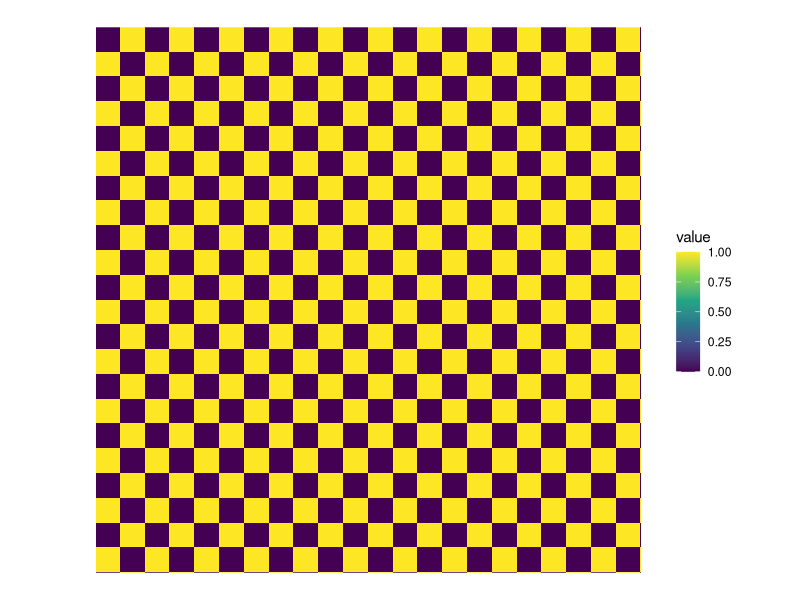

Generate this figure with R:
##### Simulate structured landscapes #####
# Script Initiated: May 22, 2025
# By: J Melanson
# Goal: Simulate landscapes with (1) grid-like configuration of +/- habitat;
# (2) simulate agricultural-esque landscapes following [[insert authors here]]

# load packages
library(matrixStats)
library(ggplot2)


# define scales
landscape_size = 1100
grid_size = 50

# create empty matrix of landscape_size x landscape_size
empty_landscape = allocMatrix(nrow = landscape_size,
                              ncol = landscape_size)

# fill in grid pattern according to grid size
is_odd = function(number){
  if (number - ( 2* (number %/% 2)) == 1){
    return(TRUE)
  } else if (number - ( 2* (number %/% 2)) == 0){
    return(FALSE)
  }
}

for (x in 1:landscape_size){
  for (y in 1:landscape_size){
    xbool = is_odd(x %/% grid_size)
    ybool = is_odd(y %/% grid_size)
    if (xbool + ybool == 1){
      empty_landscape[x,y] = 1
    } else {
      empty_landscape[x,y] = 0
    }
  }
}

filled_landscape = empty_landscape


# plot grid landscape to check
df <- data.frame(
  x = rep(1:ncol(filled_landscape), each = nrow(filled_landscape)),
  y = rep(nrow(filled_landscape):1, times = ncol(filled_landscape)),  # reverse y for image-like plot
  value = as.vector(filled_landscape)
)

ggplot(df, aes(x = x, y = y, fill = value)) +
  geom_raster() +  # much faster than geom_tile for large matrices
  scale_fill_viridis_c() +
  coord_fixed() +
  theme_void()
# voila!





